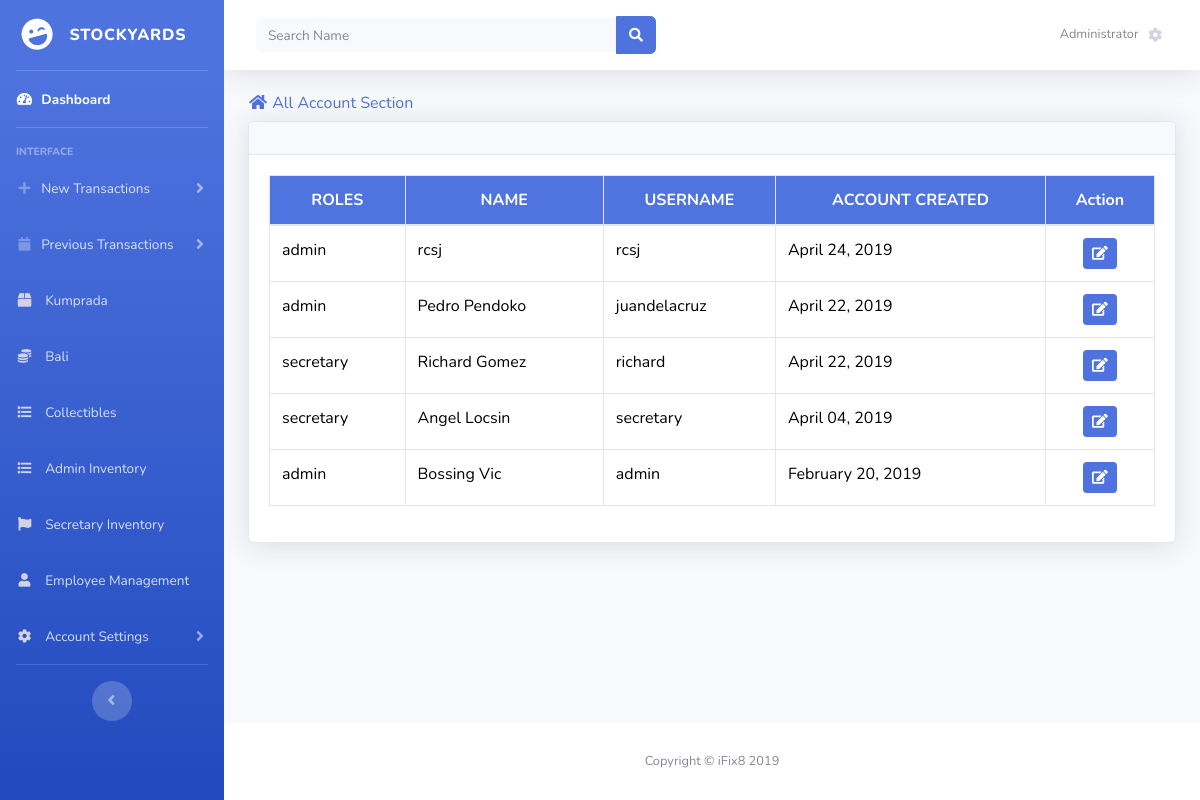
The page /admin/accounts.php on the database its author committed.
### tables this page shows
CREATE TABLE `users` (
  `id` int(11) NOT NULL,
  `Name` varchar(50) NOT NULL,
  `roles` varchar(25) NOT NULL,
  `username` varchar(50) NOT NULL,
  `password` varchar(255) NOT NULL,
  `created_at` datetime DEFAULT CURRENT_TIMESTAMP
);

### admin/accounts.php (the view, shortened to what this page needs)
<?php include_once('header.php'); ?>
<?php
    $sql="SELECT * FROM users ORDER BY created_at DESC";
    $result = mysqli_query($link,$sql);
?>
<div class="container-fluid">
    <h6 class=" text-primary pull-right"><i class="fas fa-fw fa-home"></i> All Account Section</h6>
    <div class="card shadow mb-4">
        <div class="card-header py-3"></div>
        <div class="card-body">
            <div class="table-responsive">
                <table class="table table-bordered" >
                    <thead>
                        <tr>
                            <th>ROLES</th>
                            <th>NAME</th>
                            <th>USERNAME</th>
                            <th>ACCOUNT CREATED</th>
                            <th>Action</th>
                        </tr>
                    </thead>
                    <tbody>
                        <?php foreach ($result as $key => $value): ?>
                            <tr>
                                <td><?php echo $value['roles']; ?></td>
                                <td><?php echo $value['Name']; ?></td>
                                <td><?php echo $value['username']; ?></td>
                                <td><?php echo  date('F d, Y' ,strtotime($value['created_at'])); ?></td>
                                <td>
                                    <center>
                                        <button class="btn btn-primary btn-sm" data-namekey="<?php echo $value['id']; ?>" data-toggle="modal" data-target="#accountEdit">
                                            <span class="icon ">
                                                <i class="fas fa-edit"></i>
                                            </span>
                                        </button>
                                    </center>
                                </td>
                            </tr>
                        <?php endforeach; ?>
                    </tbody>
                </table>
            </div>
        </div>
        </div>
    </div>
</div>
<?php include_once('footer.php'); ?>

### admin/header.php (style rules this page uses)
thead { text-align: center; background-color: #4f74df; color: white; }
tbody { color: black; }

### rows shown on the page
users: roles "admin", Name "rcsj", username "rcsj", created_at "April 24, 2019"
users: roles "admin", Name "Pedro Pendoko", username "juandelacruz", created_at "April 22, 2019"
users: roles "secretary", Name "Richard Gomez", username "richard", created_at "April 22, 2019"
users: roles "secretary", Name "Angel Locsin", username "secretary", created_at "April 04, 2019"
users: roles "admin", Name "Bossing Vic", username "admin", created_at "February 20, 2019"
